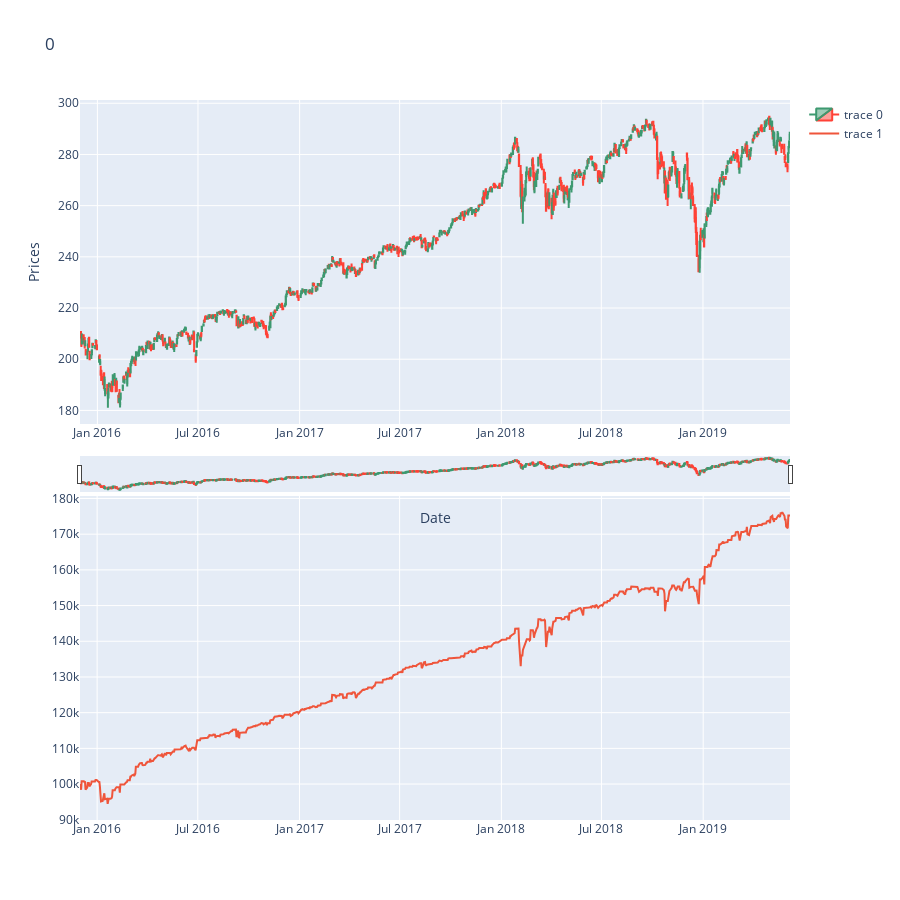

Write notebook code for a chart like this one.
### Code cell
amount = 200
cash = 100000
shares = 0
log = []

for i in range(len(df)):
        if cash > 0 and shares < 500 and df["low"][i] <= df['3_SMA_l'][i] <= df['high'][i]:
                # buy
                shares += amount
                cash -= amount * df['3_SMA_l'][i]    
        elif shares and df["low"][i] <= df['3_SMA_h'][i] <= df['high'][i]:
                # sell
                cash += shares * df['3_SMA_h'][i]
                shares = 0
        equity = cash + shares * df['close'][i]
        log.append(equity)

fig = make_subplots(rows=2, cols=1, shared_xaxes=False, vertical_spacing=0.1)

# include candlestick with rangeselector
fig.append_trace(go.Candlestick(x=df['timestamp'], open=df['open'], high=df['high'], 
low=df['low'], close=df['close']), row=1, col=1)

fig.append_trace(go.Scatter(x=df['timestamp'],y=log), 
        row=2, col=1)

fig.update_xaxes(row=1, col=1, rangeslider_thickness=0.05)
fig.update_layout(title= stock,
                      width=900, height=900,
                      xaxis_title='Date',
                      yaxis_title='Prices')
fig.show()

### Figure 1 — Plotly figure (JSON) as saved in the notebook; plotly's stock layout.template omitted (floating-point values rounded to 4 significant figures; data arrays with more than 128 entries replaced by an {"elided": "..."} marker saying what was removed)
{"data": [{"close": {"elided": "885 float values"}, "high": {"elided": "885 float values"}, "low": {"elided": "885 float values"}, "open": {"elided": "885 float values"}, "type": "candlestick", "x": {"elided": "885 str values"}, "xaxis": "x", "yaxis": "y"}, {"type": "scatter", "x": {"elided": "885 str values"}, "xaxis": "x2", "y": {"elided": "885 float values"}, "yaxis": "y2"}], "layout": {"height": 900, "title": {"text": "0"}, "width": 900, "xaxis": {"anchor": "y", "domain": [0, 1], "rangeslider": {"thickness": 0.05}, "title": {"text": "Date"}}, "xaxis2": {"anchor": "y2", "domain": [0, 1]}, "yaxis": {"anchor": "x", "domain": [0.55, 1], "title": {"text": "Prices"}}, "yaxis2": {"anchor": "x2", "domain": [0, 0.45]}}}
